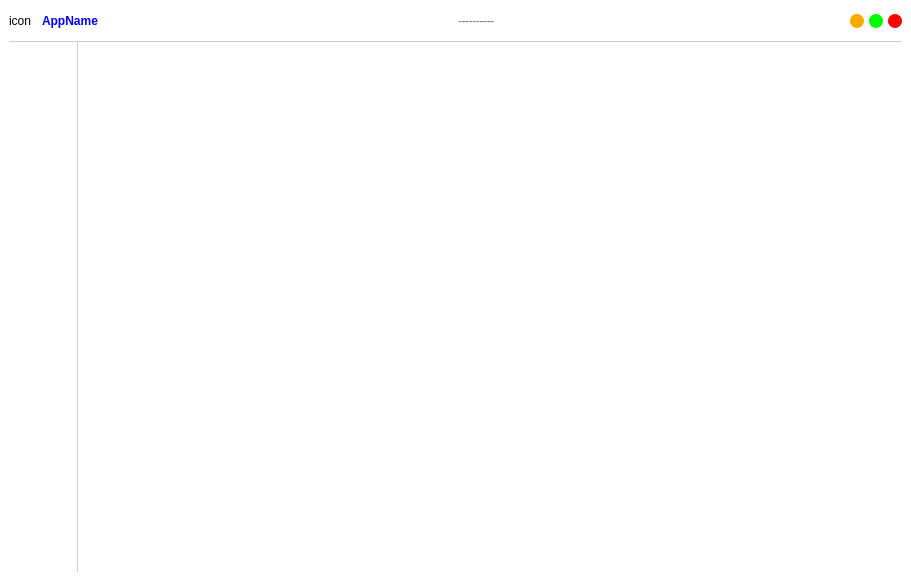
<?xml version="1.0" encoding="UTF-8"?>
<ui version="4.0">
 <class>MainWindow</class>
 <widget class="QWidget" name="MainWindow">
  <property name="geometry">
   <rect>
    <x>0</x>
    <y>0</y>
    <width>911</width>
    <height>581</height>
   </rect>
  </property>
  <property name="windowTitle">
   <string>MainWindow</string>
  </property>
  <property name="styleSheet">
   <string notr="true">background-color: rgb(255, 255, 255);</string>
  </property>
  <layout class="QVBoxLayout" name="verticalLayout_3" stretch="0">
   <property name="spacing">
    <number>0</number>
   </property>
   <property name="leftMargin">
    <number>0</number>
   </property>
   <property name="topMargin">
    <number>0</number>
   </property>
   <property name="rightMargin">
    <number>0</number>
   </property>
   <property name="bottomMargin">
    <number>0</number>
   </property>
   <item>
    <widget class="QWidget" name="widget" native="true">
     <layout class="QVBoxLayout" name="verticalLayout_5">
      <property name="spacing">
       <number>0</number>
      </property>
      <item>
       <layout class="QHBoxLayout" name="window_head_layout">
        <property name="spacing">
         <number>0</number>
        </property>
        <item>
         <widget class="QLabel" name="header_icon_label">
          <property name="sizePolicy">
           <sizepolicy hsizetype="Fixed" vsizetype="Preferred">
            <horstretch>0</horstretch>
            <verstretch>0</verstretch>
           </sizepolicy>
          </property>
          <property name="text">
           <string>icon</string>
          </property>
          <property name="scaledContents">
           <bool>true</bool>
          </property>
         </widget>
        </item>
        <item>
         <widget class="QLabel" name="header_app_name_label">
          <property name="sizePolicy">
           <sizepolicy hsizetype="Fixed" vsizetype="Preferred">
            <horstretch>0</horstretch>
            <verstretch>0</verstretch>
           </sizepolicy>
          </property>
          <property name="styleSheet">
           <string notr="true">color: rgb(0, 0, 255);
font: 12pt &quot;幼圆&quot;;
font-weight:  bold;
margin-top: 5px;
margin-bottom: 5px;
margin-left: 8px;</string>
          </property>
          <property name="text">
           <string>AppName</string>
          </property>
         </widget>
        </item>
        <item>
         <spacer name="horizontalSpacer">
          <property name="orientation">
           <enum>Qt::Horizontal</enum>
          </property>
          <property name="sizeHint" stdset="0">
           <size>
            <width>40</width>
            <height>20</height>
           </size>
          </property>
         </spacer>
        </item>
        <item>
         <widget class="QLabel" name="header_center_label">
          <property name="styleSheet">
           <string notr="true">color: rgb(120, 120, 120);
font: 9pt &quot;Microsoft YaHei&quot;;
letter-spacing: -0.4px</string>
          </property>
          <property name="text">
           <string>----------</string>
          </property>
          <property name="textInteractionFlags">
           <set>Qt::LinksAccessibleByMouse|Qt::TextSelectableByMouse</set>
          </property>
         </widget>
        </item>
        <item>
         <spacer name="horizontalSpacer_2">
          <property name="orientation">
           <enum>Qt::Horizontal</enum>
          </property>
          <property name="sizeHint" stdset="0">
           <size>
            <width>40</width>
            <height>20</height>
           </size>
          </property>
         </spacer>
        </item>
        <item>
         <widget class="QPushButton" name="header_min_btn">
          <property name="styleSheet">
           <string notr="true">QPushButton{
	color: rgb(255, 170, 0);
	background-color: rgb(255, 170, 0);
	min-width: 14px;
	max-width: 14px;
	min-height: 14px;
	max-height: 14px;
	border-radius: 7px;
}

QPushButton::hover{
	color: rgb(255, 255, 255);
	background-color: rgb(245, 160, 0);
}

QPushButton::pressed{
	color: rgb(255, 255, 255);
	background-color: rgb(230, 150, 0);
}</string>
          </property>
          <property name="text">
           <string>-</string>
          </property>
         </widget>
        </item>
        <item>
         <widget class="QPushButton" name="header_max_btn">
          <property name="styleSheet">
           <string notr="true">QPushButton{
	margin-left: 5px;
	margin-right: 5px;
	color: rgb(0, 255, 0);
	background-color: rgb(0, 255, 0);
	min-width: 14px;
	max-width: 14px;
	min-height: 14px;
	max-height: 14px;
	border-radius: 7px;
}

QPushButton::hover{
	color: rgb(255, 255, 255);
	background-color: rgb(0, 244, 0);
}

QPushButton::pressed{
	color: rgb(255, 255, 255);
	background-color: rgb(0, 233, 0);
}</string>
          </property>
          <property name="text">
           <string>+</string>
          </property>
         </widget>
        </item>
        <item>
         <widget class="QPushButton" name="header_close_btn">
          <property name="styleSheet">
           <string notr="true">QPushButton{
	color: rgb(255, 0, 0);
	background-color: rgb(255, 0, 0);
	min-width: 14px;
	max-width: 14px;
	min-height: 14px;
	max-height: 14px;
	border-radius: 7px;
}

QPushButton::hover{
	color: rgb(255, 255, 255);
	background-color: rgb(244, 0, 0);
}

QPushButton::pressed{
	color: rgb(255, 255, 255);
	background-color: rgb(233, 0, 0);
}</string>
          </property>
          <property name="text">
           <string>×</string>
          </property>
         </widget>
        </item>
       </layout>
      </item>
      <item>
       <widget class="QWidget" name="widget_4" native="true">
        <property name="minimumSize">
         <size>
          <width>0</width>
          <height>8</height>
         </size>
        </property>
        <property name="maximumSize">
         <size>
          <width>16777215</width>
          <height>8</height>
         </size>
        </property>
       </widget>
      </item>
      <item>
       <widget class="QWidget" name="widget_2" native="true">
        <property name="minimumSize">
         <size>
          <width>0</width>
          <height>1</height>
         </size>
        </property>
        <property name="maximumSize">
         <size>
          <width>16777215</width>
          <height>1</height>
         </size>
        </property>
        <property name="styleSheet">
         <string notr="true">background-color: rgb(207, 207, 207);</string>
        </property>
       </widget>
      </item>
      <item>
       <layout class="QHBoxLayout" name="horizontalLayout" stretch="0,0,1">
        <property name="spacing">
         <number>0</number>
        </property>
        <item>
         <layout class="QVBoxLayout" name="verticalLayout" stretch="0">
          <property name="spacing">
           <number>0</number>
          </property>
          <item>
           <widget class="QScrollArea" name="scrollArea">
            <property name="minimumSize">
             <size>
              <width>60</width>
              <height>0</height>
             </size>
            </property>
            <property name="styleSheet">
             <string notr="true">QScrollArea {
	border: none
}
QWidget {
	min-width: 60px;
}

QPushButton {
	min-height: 30px;
	min-width: 60px;
	border: none;
	border-radius: 15px;
	color: rgb(120, 120, 120);
	font: 10pt &quot;Microsoft YaHei&quot;;
}

QPushButton::hover {
	color: rgb(255, 255, 255);
	background-color: rgb(138, 138, 255);
}

QPushButton::pressed {
	color: rgb(255, 255, 255);
	background-color: rgb(0, 0, 255);
}</string>
            </property>
            <property name="widgetResizable">
             <bool>true</bool>
            </property>
            <widget class="QWidget" name="left_widget">
             <property name="geometry">
              <rect>
               <x>0</x>
               <y>0</y>
               <width>120</width>
               <height>511</height>
              </rect>
             </property>
             <property name="minimumSize">
              <size>
               <width>60</width>
               <height>0</height>
              </size>
             </property>
             <layout class="QVBoxLayout" name="verticalLayout_4">
              <property name="spacing">
               <number>0</number>
              </property>
             </layout>
            </widget>
           </widget>
          </item>
         </layout>
        </item>
        <item>
         <widget class="QWidget" name="widget_3" native="true">
          <property name="minimumSize">
           <size>
            <width>1</width>
            <height>0</height>
           </size>
          </property>
          <property name="maximumSize">
           <size>
            <width>1</width>
            <height>16777215</height>
           </size>
          </property>
          <property name="styleSheet">
           <string notr="true">background-color: rgb(207, 207, 207);</string>
          </property>
         </widget>
        </item>
        <item>
         <layout class="QVBoxLayout" name="verticalLayout_2">
          <item>
           <widget class="QTabWidget" name="content_tw">
            <property name="styleSheet">
             <string notr="true">/* 选项卡样式 */
QTabWidget::tab {
max-height: 0;
max-width: 0;
margin: 0;
padding: 0;
border: none;
}
QTabWidget{
border: none;
}
QTabWidget::pane{
border: none;
}


QMenu {
background-color: #f0f0f0;
border: 1px solid #cccccc;
padding: 4px;
}

QMenu::item {
padding: 12px 24px;
margin: -4px;
}

QMenu::item:selected {
background-color: #e0e0e0;
}

QAction {
color: #333333;
font-size: 14px;
}

</string>
            </property>
            <property name="tabPosition">
             <enum>QTabWidget::North</enum>
            </property>
            <property name="tabShape">
             <enum>QTabWidget::Rounded</enum>
            </property>
            <property name="currentIndex">
             <number>-1</number>
            </property>
            <property name="elideMode">
             <enum>Qt::ElideNone</enum>
            </property>
            <property name="documentMode">
             <bool>false</bool>
            </property>
            <property name="tabsClosable">
             <bool>false</bool>
            </property>
            <property name="tabBarAutoHide">
             <bool>true</bool>
            </property>
           </widget>
          </item>
         </layout>
        </item>
       </layout>
      </item>
     </layout>
    </widget>
   </item>
  </layout>
 </widget>
 <resources/>
 <connections/>
</ui>
